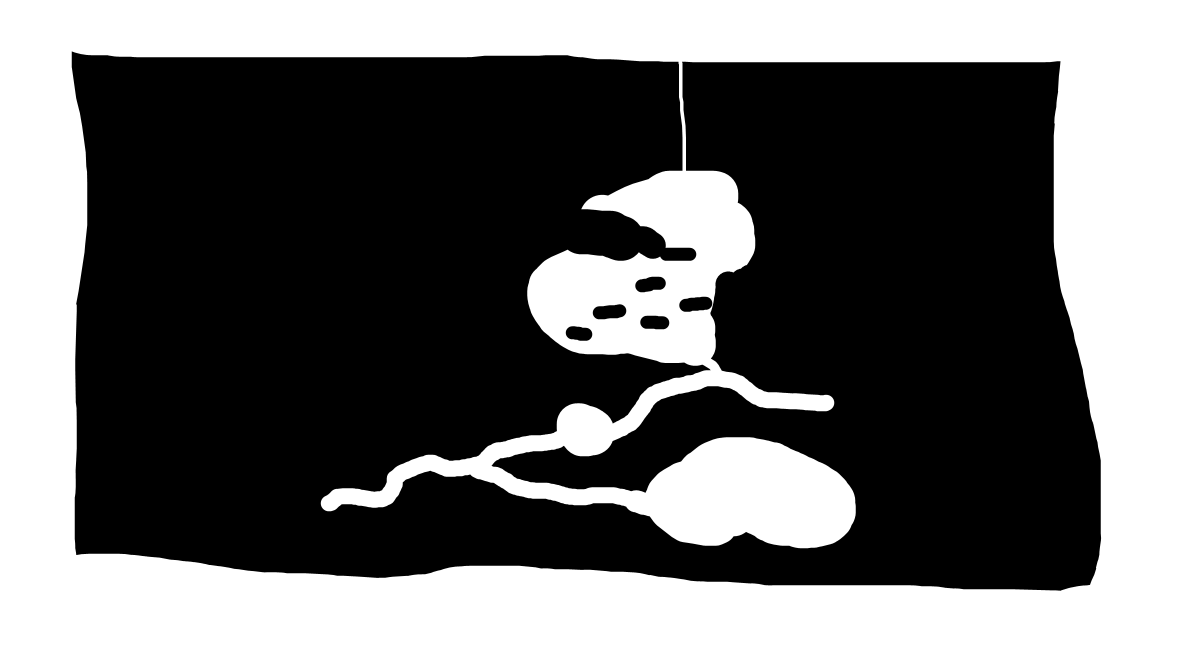
#> input picture Assets/1.png, 2353 x 1296 px (shown at 1/2 size)
$ python image2platform.py 1.png 100 1.0 3 1.0
#> lines starting #> are read from the running program, lines starting #| are printed output that depends on the picture; after the words box and inside, x2 and y2 are one past the last pixel; in counts of white or black regions, pixels touching at a corner belong together
import argparse
import numpy as np
import cv2
from matplotlib import pyplot as plt
from scipy import interpolate
import os
import warnings


# [80 lines left out: functions b_spline_to_bezier_series, densify, collinear, collinear_multiple, not called in this run]

def main(img_path, gray_threshold=110, critical_drop=0.0001, scale_fix=1, min_area=0.001, plot=0):
#> called with img_path = '1.png', gray_threshold = 100, critical_drop = 1, scale_fix = 3, min_area = 1, plot = 0
    if not os.path.isfile(img_path):
        raise ValueError("Img file doesn't exist. Path must be relative to main project folder")

    if critical_drop <= 0:
        raise ValueError("critical_drop is too small")

    num_points = 50

    img = cv2.imread(img_path, cv2.IMREAD_UNCHANGED)
#> img is the input picture: shape (1296, 2353, 4); mean B, G, R, A 102.3, 102.3, 102.3, 255
    if img.shape[2] == 4:
        trans_mask = img[:,:,3] == 0
#> trans_mask: shape (1296, 2353) bool; every value is 0
        img[trans_mask] = [255, 255, 255, 255]

    img = cv2.cvtColor(img, cv2.COLOR_RGB2GRAY)
#> img: shape (1296, 2353)

    frac = 0.05
    new_img = np.full((int(img.shape[0] * (1 + frac)), int(img.shape[1] * (1 + frac))), 255, dtype=img.dtype)
    new_img[
        int(img.shape[0] * frac / 2) : int(img.shape[0] * frac / 2) + img.shape[0],
        int(img.shape[1] * frac / 2) : int(img.shape[1] * frac / 2) + img.shape[1]] = img
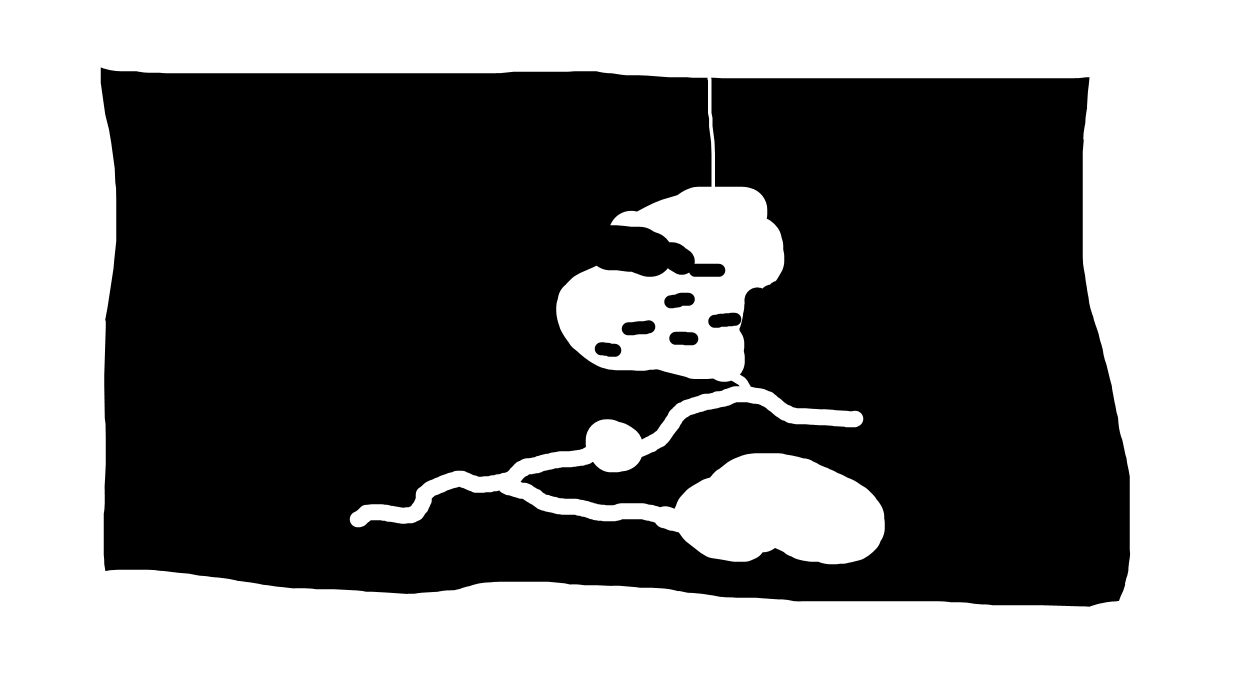
#> new_img: shape (1360, 2470) (shown at 1/2 size); min 0, max 255, mean 116.4
    img = new_img

    # cv2.imshow('image', cv2.resize(img, (1000, 1000)))
    # cv2.waitKey(0)

    _, threshold = cv2.threshold(img, gray_threshold, 255, cv2.THRESH_BINARY)
#> threshold: shape (1360, 2470); 45.7% white; 1 white region

    all_contours, _ = cv2.findContours(threshold, cv2.RETR_TREE, cv2.CHAIN_APPROX_SIMPLE)
#> all_contours = 7 contours; box (x1, y1, x2, y2) and area: (0, 0, 2470, 1360) 3355371, (201, 134, 2261, 1214) 1822400, (1243, 640, 1311, 671) 1649, (1416, 625, 1483, 656) 1631, (1328, 585, 1390, 617) 1507, (1338, 663, 1397, 691) 1395, (1189, 684, 1243, 714) 1279

    total_area = img.shape[0] * img.shape[1]
#> total_area = 3359200
    min_side = min(img.shape[:2])
#> min_side = 1360

    contours = []
    for cnt in all_contours:
        area = cv2.contourArea(cnt)
        if area >= total_area * 0.99 or area < total_area * min_area:
            continue
        contours.append(cnt)
#> this loop made 7 passes
#> area on passes 2 to 7: 1279, 1395, 1649, 1631, 1507, 1822400
#> (cnt, area) on pass 1: ([[0, 0], [0, 1359], [2469, 1359], [2469, 0]], 3355371)
#> after the loop, contours = []

    print(len(contours))
#| 0

    for cnt in contours:
        area = cv2.contourArea(cnt)
        x = cnt[:, 0, 0] / min_side
        y = (img.shape[0] - cnt[:, 0, 1]) / min_side

        if scale_fix:
            min_x, max_x = min(x), max(x)
            min_y, max_y = min(y), max(y)
        else:
            min_x, max_x = 0.0, 1.0
            min_y, max_y = 0.0, 1.0

        scale = max(max_x - min_x, max_y - min_y)
        x = (x - min_x) / scale
        y = (y - min_y) / scale
        reverse_vec = np.array([min_x, min_y])

        x, y = densify(x, y)

        tck, u = interpolate.splprep([x, y], s=critical_drop, k=3, per=True)

        unew = np.arange(0, 1 + 1 / num_points, 1 / num_points)
        out = interpolate.splev(unew, tck)

        res = b_spline_to_bezier_series(tck, per=True)
        points_bez = np.array([el[0] for el in res])

        if plot:
            plt.plot(x, y, label='orig shape')
            plt.scatter(x, y, label='orig shape')
            plt.scatter(out[0], out[1], label='splprep')
            plt.scatter(points_bez[:, 0], points_bez[:, 1], label='bezier_before')

        points = [vec[0] * scale + reverse_vec for vec in res]
        tangent_right = [vec[1] * scale + reverse_vec for vec in res]
        tangent_left = [vec[2] * scale + reverse_vec for vec in [res[-1]] + res[:-1]]

        i = 0
        points_bez = points_bez.tolist()
        while i < len(points):
            left = i - 1
            right = i + 1 if i != len(points) - 1 else 0
            # if collinear_multiple(points[left], tangent_right[left], tangent_left[i], points[i], tangent_right[i], tangent_left[right], points[right]):
            if collinear_multiple(points[left], tangent_right[left], points[i], tangent_left[right], points[right]):
                del points[i]
                del tangent_right[i]
                del tangent_left[i]
                del points_bez[i]
            else:
                i += 1
        points_bez = np.array(points_bez)

        if plot:
            plt.scatter(points_bez[:, 0], points_bez[:, 1], label='bezier_after')

        center = sum(points) / len(points)

        print(len(points))
        print(*center, sep='\t')
        for vec in zip(points, tangent_right, tangent_left):
            print(*vec[0], *vec[1], *vec[2], sep='\t')
#> this loop made 0 passes

    if plot:
        if scale_fix:
            plt.xlim(-0.2, 1.2)
            plt.ylim(-0.2, 1.2)
        else:
            plt.xlim(0, img.shape[1] / min_side)
            plt.ylim(0, img.shape[0] / min_side)
        plt.legend()
        plt.show()

if __name__ == "__main__":
    warnings.filterwarnings("ignore")

    parser = argparse.ArgumentParser()
    parser.add_argument("image-path", help="path to image with platforms", type=str)
    parser.add_argument("gray-threshold", help="level of gray to distinct black and white", type=int)
    parser.add_argument("critical-drop", help="level of accuracy (lower is better)", type=float)
    parser.add_argument("scale-fix", help="tweak scale of each platform on image or not", type=int)
    parser.add_argument("min-area", help="min size of platform in fraction of full image area", type=float)
    args = parser.parse_args()
    main(vars(args)['image-path'], vars(args)['gray-threshold'], vars(args)['critical-drop'], vars(args)['scale-fix'], vars(args)['min-area'])

$ run again, on Assets/3.png
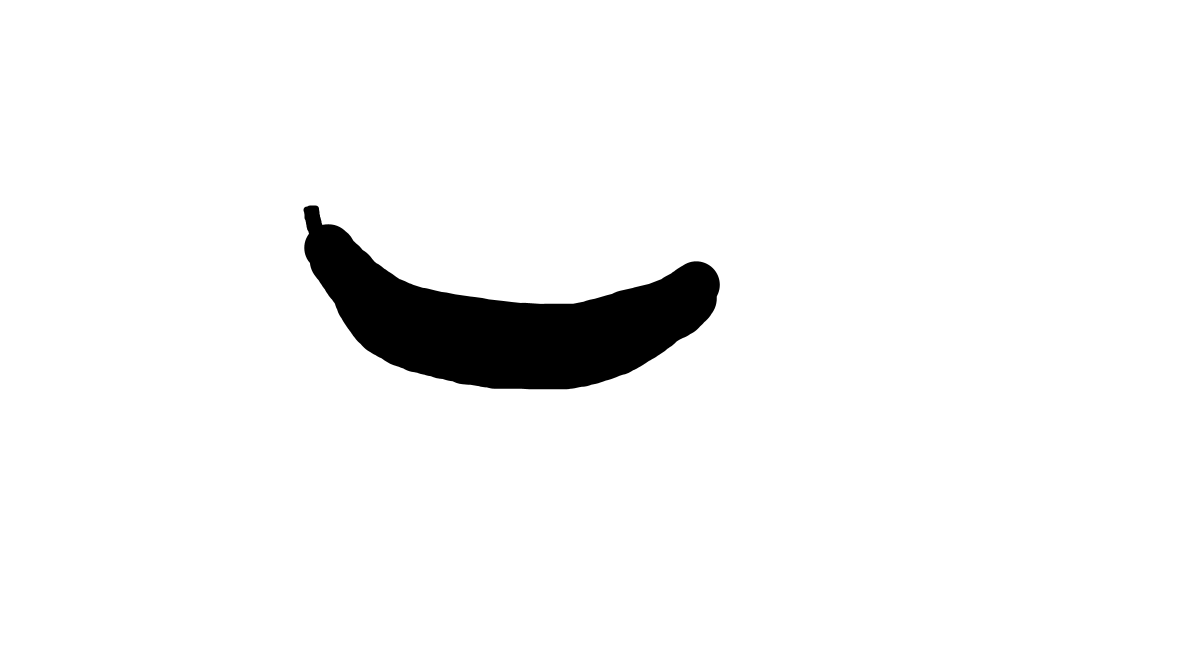
#> input picture Assets/3.png, 2353 x 1296 px (shown at 1/2 size)
#> in main, img is the input picture: shape (1296, 2353, 4); mean B, G, R, A 243.6, 243.6, 243.6, 255
#> trans_mask: shape (1296, 2353) bool; every value is 0
#> img: shape (1296, 2353)
#> in main, `_, threshold = cv2.threshold(img, gray_threshold, 255, cv2.THRESH_BINA..`:
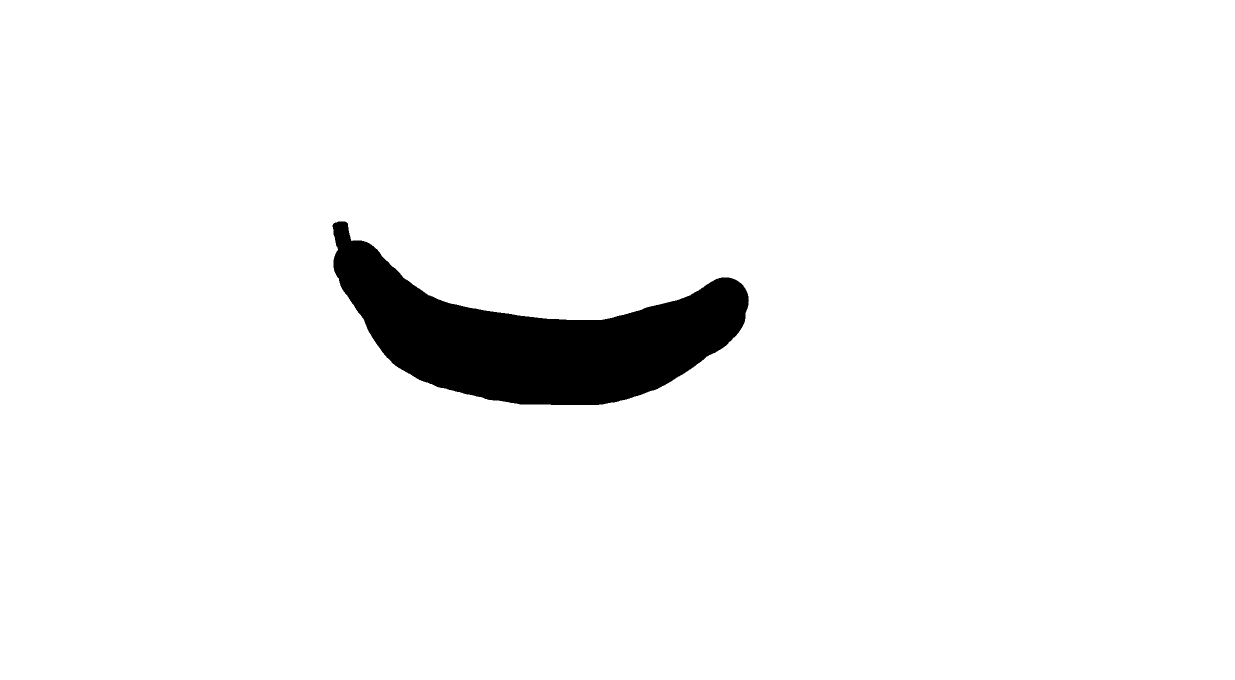
#> threshold: shape (1360, 2470) (shown at 1/2 size); 96% white; 1 black region
#> all_contours = 2 contours; box (x1, y1, x2, y2) and area: (0, 0, 2470, 1360) 3355371, (664, 442, 1499, 811) 136926
#> the loop in main, `for cnt in all_contours:` made 2 passes
#> (cnt, area) on pass 1: ([[0, 0], [0, 1359], [2469, 1359], [2469, 0]], 3355371)
#> after the loop in main, `for cnt in all_contours:`: contours = []
#| 0

$ run again, on Assets/8.png
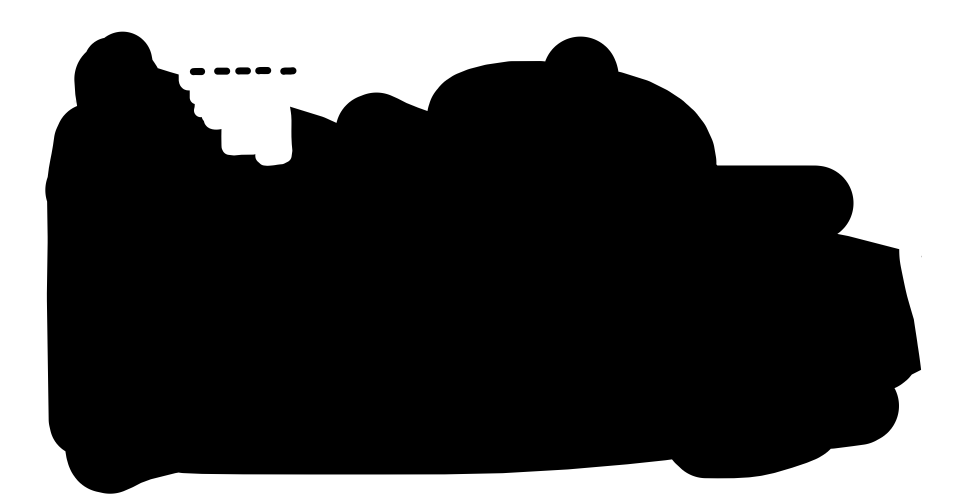
#> input picture Assets/8.png, 1905 x 990 px (shown at 1/2 size)
#> in main, img is the input picture: shape (990, 1905, 3); min 0, max 255, mean 88.2
#> img: shape (990, 1905)
#> in main, `new_img[ int(img.shape[0] * frac / 2) : int(img.shape[0] * frac / 2) +..`:
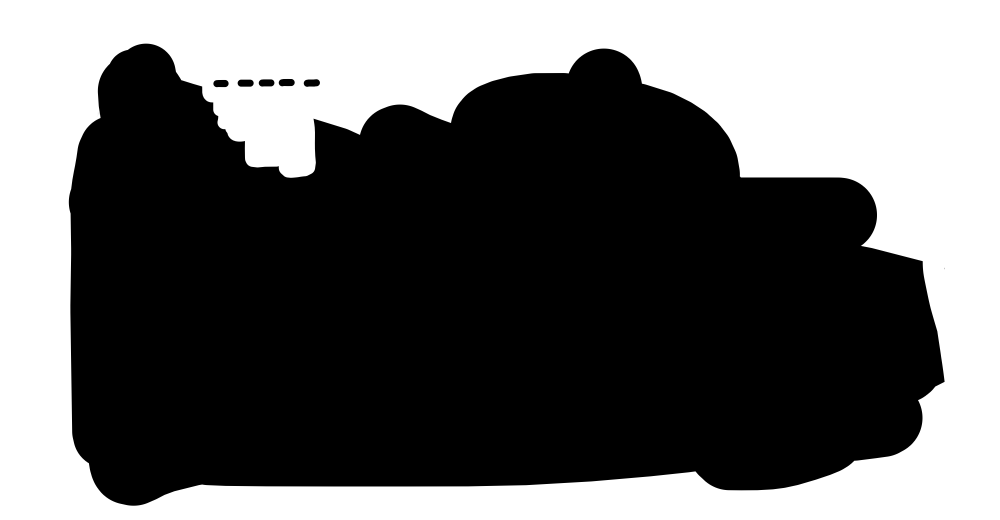
#> new_img: shape (1039, 2000) (shown at 1/2 size); min 0, max 255, mean 103.6
#> threshold: shape (1039, 2000); 40.6% white; 1 white region
#> all_contours = 7 contours; box (x1, y1, x2, y2) and area: (0, 0, 2000, 1039) 2074962, (137, 86, 1890, 1012) 1233830, (607, 158, 641, 174) 441, (474, 158, 508, 174) 438, (557, 157, 590, 173) 436, (517, 158, 550, 174) 430, (426, 159, 458, 175) 414
#> the loop in main, `for cnt in all_contours:` made 7 passes
#> area on passes 2 to 7: 414.5, 441, 430, 437.5, 435.5, 1233830
#> after the loop in main, `for cnt in all_contours:`: contours = []
#| 0
